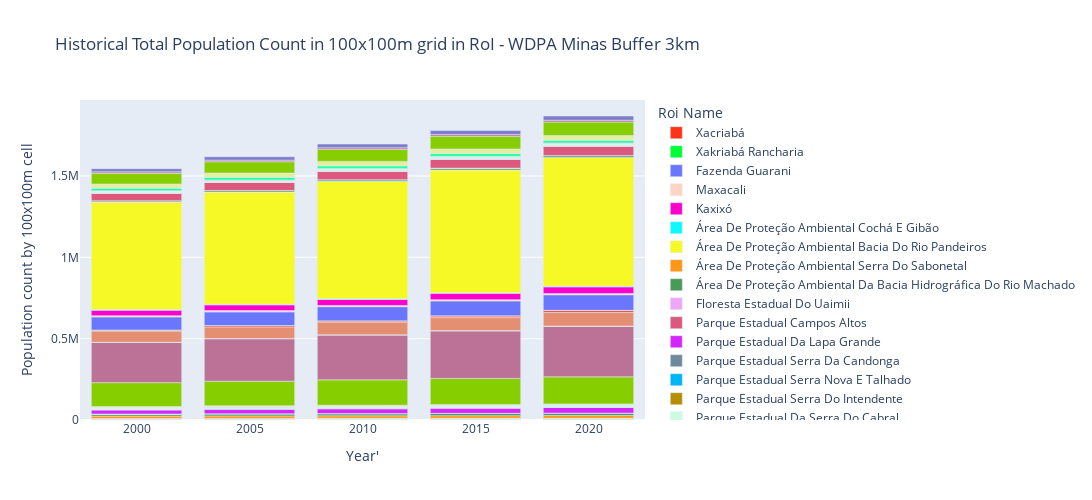

Write notebook code for a chart like this one.
### Code cell
# Subset by by buffer 3km
historical_popCount_buf3km_df = historical_popCount_df[historical_popCount_df['Region'] == 'Buffer 3Km']

# Bar Chart
fig_hist_pop00_20_buf3km = px.bar(historical_popCount_buf3km_df,
                                  x = historical_popCount_buf3km_df['Year'],
                                  y = historical_popCount_buf3km_df['sum'],
                                  color = roi_column_name,
                                  color_discrete_sequence=px.colors.qualitative.Light24,
                                  width=1400, height=500, 
                                  labels = {'Year': "Year'", "sum": "Population count by 100x100m cell"},
                                  title = "Historical Total Population Count in 100x100m grid in RoI - " + projectname + " Buffer 3km")

fig_hist_pop00_20_buf3km.update_layout(legend_title_text ='Roi Name')

### Figure 1 — Plotly figure (JSON) as saved in the notebook; plotly's stock layout.template omitted (floating-point values rounded to 4 significant figures)
{"data": [{"alignmentgroup": "True", "hovertemplate": "NAME=Xacriabá<br>Year'=%{x}<br>Population count by 100x100m cell=%{y}<extra></extra>", "legendgroup": "Xacriabá", "marker": {"color": "#FD3216", "pattern": {"shape": ""}}, "name": "Xacriabá", "offsetgroup": "Xacriabá", "orientation": "v", "showlegend": true, "textposition": "auto", "type": "bar", "x": [2000, 2000, 2005, 2005, 2010, 2010, 2015, 2015, 2020, 2020], "xaxis": "x", "y": [1712.0, 712.1, 1681.0, 627.4, 1934.0, 665.4, 1869.0, 679.9, 2060.0, 678.6], "yaxis": "y"}, {"alignmentgroup": "True", "hovertemplate": "NAME=Xakriabá Rancharia<br>Year'=%{x}<br>Population count by 100x100m cell=%{y}<extra></extra>", "legendgroup": "Xakriabá Rancharia", "marker": {"color": "#00FE35", "pattern": {"shape": ""}}, "name": "Xakriabá Rancharia", "offsetgroup": "Xakriabá Rancharia", "orientation": "v", "showlegend": true, "textposition": "auto", "type": "bar", "x": [2000, 2000, 2005, 2005, 2010, 2010, 2015, 2015, 2020, 2020], "xaxis": "x", "y": [751.7, 2187.0, 715.6, 2263.0, 762.0, 2481.0, 791.9, 2676.0, 800.1, 2840.0], "yaxis": "y"}, {"alignmentgroup": "True", "hovertemplate": "NAME=Fazenda Guarani<br>Year'=%{x}<br>Population count by 100x100m cell=%{y}<extra></extra>", "legendgroup": "Fazenda Guarani", "marker": {"color": "#6A76FC", "pattern": {"shape": ""}}, "name": "Fazenda Guarani", "offsetgroup": "Fazenda Guarani", "orientation": "v", "showlegend": true, "textposition": "auto", "type": "bar", "x": [2000, 2005, 2010, 2015, 2020], "xaxis": "x", "y": [921.1, 1032.0, 1051.0, 1113.0, 1210.0], "yaxis": "y"}, {"alignmentgroup": "True", "hovertemplate": "NAME=Maxacali<br>Year'=%{x}<br>Population count by 100x100m cell=%{y}<extra></extra>", "legendgroup": "Maxacali", "marker": {"color": "#FED4C4", "pattern": {"shape": ""}}, "name": "Maxacali", "offsetgroup": "Maxacali", "orientation": "v", "showlegend": true, "textposition": "auto", "type": "bar", "x": [2000, 2005, 2010, 2015, 2020], "xaxis": "x", "y": [312.7, 328.1, 335.1, 279.9, 329.5], "yaxis": "y"}, {"alignmentgroup": "True", "hovertemplate": "NAME=Kaxixó<br>Year'=%{x}<br>Population count by 100x100m cell=%{y}<extra></extra>", "legendgroup": "Kaxixó", "marker": {"color": "#FE00CE", "pattern": {"shape": ""}}, "name": "Kaxixó", "offsetgroup": "Kaxixó", "orientation": "v", "showlegend": true, "textposition": "auto", "type": "bar", "x": [2000, 2005, 2010, 2015, 2020], "xaxis": "x", "y": [104.7, 106.3, 102.2, 95.7, 93.92], "yaxis": "y"}, {"alignmentgroup": "True", "hovertemplate": "NAME=Área De Proteção Ambiental Cochá E Gibão<br>Year'=%{x}<br>Population count by 100x100m cell=%{y}<extra></extra>", "legendgroup": "Área De Proteção Ambiental Cochá E Gibão", "marker": {"color": "#0DF9FF", "pattern": {"shape": ""}}, "name": "Área De Proteção Ambiental Cochá E Gibão", "offsetgroup": "Área De Proteção Ambiental Cochá E Gibão", "orientation": "v", "showlegend": true, "textposition": "auto", "type": "bar", "x": [2000, 2005, 2010, 2015, 2020], "xaxis": "x", "y": [1157.0, 1194.0, 1186.0, 1338.0, 1306.0], "yaxis": "y"}, {"alignmentgroup": "True", "hovertemplate": "NAME=Área De Proteção Ambiental Bacia Do Rio Pandeiros<br>Year'=%{x}<br>Population count by 100x100m cell=%{y}<extra></extra>", "legendgroup": "Área De Proteção Ambiental Bacia Do Rio Pandeiros", "marker": {"color": "#F6F926", "pattern": {"shape": ""}}, "name": "Área De Proteção Ambiental Bacia Do Rio Pandeiros", "offsetgroup": "Área De Proteção Ambiental Bacia Do Rio Pandeiros", "orientation": "v", "showlegend": true, "textposition": "auto", "type": "bar", "x": [2000, 2005, 2010, 2015, 2020], "xaxis": "x", "y": [1597.0, 1718.0, 1708.0, 1729.0, 1714.0], "yaxis": "y"}, {"alignmentgroup": "True", "hovertemplate": "NAME=Área De Proteção Ambiental Serra Do Sabonetal<br>Year'=%{x}<br>Population count by 100x100m cell=%{y}<extra></extra>", "legendgroup": "Área De Proteção Ambiental Serra Do Sabonetal", "marker": {"color": "#FF9616", "pattern": {"shape": ""}}, "name": "Área De Proteção Ambiental Serra Do Sabonetal", "offsetgroup": "Área De Proteção Ambiental Serra Do Sabonetal", "orientation": "v", "showlegend": true, "textposition": "auto", "type": "bar", "x": [2000, 2005, 2010, 2015, 2020], "xaxis": "x", "y": [14550.0, 15460.0, 15610.0, 16230.0, 16600.0], "yaxis": "y"}, {"alignmentgroup": "True", "hovertemplate": "NAME=Área De Proteção Ambiental Da Bacia Hidrográfica Do Rio Machado<br>Year'=%{x}<br>Population count by 100x100m cell=%{y}<extra></extra>", "legendgroup": "Área De Proteção Ambiental Da Bacia Hidrográfica Do Rio Machado", "marker": {"color": "#479B55", "pattern": {"shape": ""}}, "name": "Área De Proteção Ambiental Da Bacia Hidrográfica Do Rio Machado", "offsetgroup": "Área De Proteção Ambiental Da Bacia Hidrográfica Do Rio Machado", "orientation": "v", "showlegend": true, "textposition": "auto", "type": "bar", "x": [2000, 2005, 2010, 2015, 2020], "xaxis": "x", "y": [12080.0, 12510.0, 12700.0, 13080.0, 13460.0], "yaxis": "y"}, {"alignmentgroup": "True", "hovertemplate": "NAME=Floresta Estadual Do Uaimii<br>Year'=%{x}<br>Population count by 100x100m cell=%{y}<extra></extra>", "legendgroup": "Floresta Estadual Do Uaimii", "marker": {"color": "#EEA6FB", "pattern": {"shape": ""}}, "name": "Floresta Estadual Do Uaimii", "offsetgroup": "Floresta Estadual Do Uaimii", "orientation": "v", "showlegend": true, "textposition": "auto", "type": "bar", "x": [2000, 2005, 2010, 2015, 2020], "xaxis": "x", "y": [688.0, 697.1, 687.4, 684.5, 711.4], "yaxis": "y"}, {"alignmentgroup": "True", "hovertemplate": "NAME=Parque Estadual Campos Altos<br>Year'=%{x}<br>Population count by 100x100m cell=%{y}<extra></extra>", "legendgroup": "Parque Estadual Campos Altos", "marker": {"color": "#DC587D", "pattern": {"shape": ""}}, "name": "Parque Estadual Campos Altos", "offsetgroup": "Parque Estadual Campos Altos", "orientation": "v", "showlegend": true, "textposition": "auto", "type": "bar", "x": [2000, 2005, 2010, 2015, 2020], "xaxis": "x", "y": [264.5, 273.7, 308.7, 291.3, 290.8], "yaxis": "y"}, {"alignmentgroup": "True", "hovertemplate": "NAME=Parque Estadual Da Lapa Grande<br>Year'=%{x}<br>Population count by 100x100m cell=%{y}<extra></extra>", "legendgroup": "Parque Estadual Da Lapa Grande", "marker": {"color": "#D626FF", "pattern": {"shape": ""}}, "name": "Parque Estadual Da Lapa Grande", "offsetgroup": "Parque Estadual Da Lapa Grande", "orientation": "v", "showlegend": true, "textposition": "auto", "type": "bar", "x": [2000, 2005, 2010, 2015, 2020], "xaxis": "x", "y": [25440.0, 27610.0, 29910.0, 32300.0, 35170.0], "yaxis": "y"}, {"alignmentgroup": "True", "hovertemplate": "NAME=Parque Estadual Serra Da Candonga<br>Year'=%{x}<br>Population count by 100x100m cell=%{y}<extra></extra>", "legendgroup": "Parque Estadual Serra Da Candonga", "marker": {"color": "#6E899C", "pattern": {"shape": ""}}, "name": "Parque Estadual Serra Da Candonga", "offsetgroup": "Parque Estadual Serra Da Candonga", "orientation": "v", "showlegend": true, "textposition": "auto", "type": "bar", "x": [2000, 2005, 2010, 2015, 2020], "xaxis": "x", "y": [294.0, 273.4, 285.1, 275.5, 344.1], "yaxis": "y"}, {"alignmentgroup": "True", "hovertemplate": "NAME=Parque Estadual Serra Nova E Talhado<br>Year'=%{x}<br>Population count by 100x100m cell=%{y}<extra></extra>", "legendgroup": "Parque Estadual Serra Nova E Talhado", "marker": {"color": "#00B5F7", "pattern": {"shape": ""}}, "name": "Parque Estadual Serra Nova E Talhado", "offsetgroup": "Parque Estadual Serra Nova E Talhado", "orientation": "v", "showlegend": true, "textposition": "auto", "type": "bar", "x": [2000, 2005, 2010, 2015, 2020], "xaxis": "x", "y": [2609.0, 2874.0, 2699.0, 2934.0, 2979.0], "yaxis": "y"}, {"alignmentgroup": "True", "hovertemplate": "NAME=Parque Estadual Serra Do Intendente<br>Year'=%{x}<br>Population count by 100x100m cell=%{y}<extra></extra>", "legendgroup": "Parque Estadual Serra Do Intendente", "marker": {"color": "#B68E00", "pattern": {"shape": ""}}, "name": "Parque Estadual Serra Do Intendente", "offsetgroup": "Parque Estadual Serra Do Intendente", "orientation": "v", "showlegend": true, "textposition": "auto", "type": "bar", "x": [2000, 2005, 2010, 2015, 2020], "xaxis": "x", "y": [759.7, 776.1, 734.3, 769.3, 750.4], "yaxis": "y"}, {"alignmentgroup": "True", "hovertemplate": "NAME=Parque Estadual Da Serra Do Cabral<br>Year'=%{x}<br>Population count by 100x100m cell=%{y}<extra></extra>", "legendgroup": "Parque Estadual Da Serra Do Cabral", "marker": {"color": "#C9FBE5", "pattern": {"shape": ""}}, "name": "Parque Estadual Da Serra Do Cabral", "offsetgroup": "Parque Estadual Da Serra Do Cabral", "orientation": "v", "showlegend": true, "textposition": "auto", "type": "bar", "x": [2000, 2005, 2010, 2015, 2020], "xaxis": "x", "y": [8493.0, 8707.0, 8853.0, 8990.0, 9089.0], "yaxis": "y"}, {"alignmentgroup": "True", "hovertemplate": "NAME=Parque Estadual Pau Furado<br>Year'=%{x}<br>Population count by 100x100m cell=%{y}<extra></extra>", "legendgroup": "Parque Estadual Pau Furado", "marker": {"color": "#FF0092", "pattern": {"shape": ""}}, "name": "Parque Estadual Pau Furado", "offsetgroup": "Parque Estadual Pau Furado", "orientation": "v", "showlegend": true, "textposition": "auto", "type": "bar", "x": [2000, 2005, 2010, 2015, 2020], "xaxis": "x", "y": [278.8, 294.5, 345.6, 318.2, 335.3], "yaxis": "y"}, {"alignmentgroup": "True", "hovertemplate": "NAME=Parque Estadual De Montezuma<br>Year'=%{x}<br>Population count by 100x100m cell=%{y}<extra></extra>", "legendgroup": "Parque Estadual De Montezuma", "marker": {"color": "#22FFA7", "pattern": {"shape": ""}}, "name": "Parque Estadual De Montezuma", "offsetgroup": "Parque Estadual De Montezuma", "orientation": "v", "showlegend": true, "textposition": "auto", "type": "bar", "x": [2000, 2005, 2010, 2015, 2020], "xaxis": "x", "y": [2271.0, 2459.0, 2585.0, 2763.0, 2916.0], "yaxis": "y"}, {"alignmentgroup": "True", "hovertemplate": "NAME=Parque Estadual Caminho Dos Gerais<br>Year'=%{x}<br>Population count by 100x100m cell=%{y}<extra></extra>", "legendgroup": "Parque Estadual Caminho Dos Gerais", "marker": {"color": "#E3EE9E", "pattern": {"shape": ""}}, "name": "Parque Estadual Caminho Dos Gerais", "offsetgroup": "Parque Estadual Caminho Dos Gerais", "orientation": "v", "showlegend": true, "textposition": "auto", "type": "bar", "x": [2000, 2005, 2010, 2015, 2020], "xaxis": "x", "y": [6162.0, 5903.0, 5837.0, 5572.0, 5430.0], "yaxis": "y"}, {"alignmentgroup": "True", "hovertemplate": "NAME=Estação Ecológica Do Cercadinho<br>Year'=%{x}<br>Population count by 100x100m cell=%{y}<extra></extra>", "legendgroup": "Estação Ecológica Do Cercadinho", "marker": {"color": "#86CE00", "pattern": {"shape": ""}}, "name": "Estação Ecológica Do Cercadinho", "offsetgroup": "Estação Ecológica Do Cercadinho", "orientation": "v", "showlegend": true, "textposition": "auto", "type": "bar", "x": [2000, 2005, 2010, 2015, 2020], "xaxis": "x", "y": [146400.0, 151200.0, 156100.0, 161000.0, 166300.0], "yaxis": "y"}, {"alignmentgroup": "True", "hovertemplate": "NAME=Parque Estadual Serra Verde<br>Year'=%{x}<br>Population count by 100x100m cell=%{y}<extra></extra>", "legendgroup": "Parque Estadual Serra Verde", "marker": {"color": "#BC7196", "pattern": {"shape": ""}}, "name": "Parque Estadual Serra Verde", "offsetgroup": "Parque Estadual Serra Verde", "orientation": "v", "showlegend": true, "textposition": "auto", "type": "bar", "x": [2000, 2005, 2010, 2015, 2020], "xaxis": "x", "y": [247100.0, 261000.0, 276100.0, 292600.0, 310700.0], "yaxis": "y"}, {"alignmentgroup": "True", "hovertemplate": "NAME=Krenak<br>Year'=%{x}<br>Population count by 100x100m cell=%{y}<extra></extra>", "legendgroup": "Krenak", "marker": {"color": "#7E7DCD", "pattern": {"shape": ""}}, "name": "Krenak", "offsetgroup": "Krenak", "orientation": "v", "showlegend": true, "textposition": "auto", "type": "bar", "x": [2000, 2005, 2010, 2015, 2020], "xaxis": "x", "y": [849.5, 817.5, 803.1, 786.2, 787.6], "yaxis": "y"}, {"alignmentgroup": "True", "hovertemplate": "NAME=Mundo Verde/Cachoeirinha<br>Year'=%{x}<br>Population count by 100x100m cell=%{y}<extra></extra>", "legendgroup": "Mundo Verde/Cachoeirinha", "marker": {"color": "#FC6955", "pattern": {"shape": ""}}, "name": "Mundo Verde/Cachoeirinha", "offsetgroup": "Mundo Verde/Cachoeirinha", "orientation": "v", "showlegend": true, "textposition": "auto", "type": "bar", "x": [2000, 2005, 2010, 2015, 2020], "xaxis": "x", "y": [91.63, 102.7, 100.9, 157.8, 124.1], "yaxis": "y"}, {"alignmentgroup": "True", "hovertemplate": "NAME=Rio Doce State Park<br>Year'=%{x}<br>Population count by 100x100m cell=%{y}<extra></extra>", "legendgroup": "Rio Doce State Park", "marker": {"color": "#E48F72", "pattern": {"shape": ""}}, "name": "Rio Doce State Park", "offsetgroup": "Rio Doce State Park", "orientation": "v", "showlegend": true, "textposition": "auto", "type": "bar", "x": [2000, 2005, 2010, 2015, 2020], "xaxis": "x", "y": [67780.0, 71560.0, 75570.0, 79970.0, 84710.0], "yaxis": "y"}, {"alignmentgroup": "True", "hovertemplate": "NAME=Parque Estadual Serra Do Sobrado<br>Year'=%{x}<br>Population count by 100x100m cell=%{y}<extra></extra>", "legendgroup": "Parque Estadual Serra Do Sobrado", "marker": {"color": "#FD3216", "pattern": {"shape": ""}}, "name": "Parque Estadual Serra Do Sobrado", "offsetgroup": "Parque Estadual Serra Do Sobrado", "orientation": "v", "showlegend": true, "textposition": "auto", "type": "bar", "x": [2000, 2005, 2010, 2015, 2020], "xaxis": "x", "y": [6460.0, 7290.0, 8313.0, 9393.0, 10570.0], "yaxis": "y"}, {"alignmentgroup": "True", "hovertemplate": "NAME=Parque Estadual Do Limoeiro<br>Year'=%{x}<br>Population count by 100x100m cell=%{y}<extra></extra>", "legendgroup": "Parque Estadual Do Limoeiro", "marker": {"color": "#00FE35", "pattern": {"shape": ""}}, "name": "Parque Estadual Do Limoeiro", "offsetgroup": "Parque Estadual Do Limoeiro", "orientation": "v", "showlegend": true, "textposition": "auto", "type": "bar", "x": [2000, 2005, 2010, 2015, 2020], "xaxis": "x", "y": [1396.0, 1520.0, 1547.0, 1629.0, 1712.0], "yaxis": "y"}, {"alignmentgroup": "True", "hovertemplate": "NAME=Área De Proteção Ambiental Serra Do Timóteo<br>Year'=%{x}<br>Population count by 100x100m cell=%{y}<extra></extra>", "legendgroup": "Área De Proteção Ambiental Serra Do Timóteo", "marker": {"color": "#6A76FC", "pattern": {"shape": ""}}, "name": "Área De Proteção Ambiental Serra Do Timóteo", "offsetgroup": "Área De Proteção Ambiental Serra Do Timóteo", "orientation": "v", "showlegend": true, "textposition": "auto", "type": "bar", "x": [2000, 2005, 2010, 2015, 2020], "xaxis": "x", "y": [79940.0, 83720.0, 87360.0, 91370.0, 95990.0], "yaxis": "y"}, {"alignmentgroup": "True", "hovertemplate": "NAME=Monumento Natural Municipal Serra Da Ferrugem<br>Year'=%{x}<br>Population count by 100x100m cell=%{y}<extra></extra>", "legendgroup": "Monumento Natural Municipal Serra Da Ferrugem", "marker": {"color": "#FED4C4", "pattern": {"shape": ""}}, "name": "Monumento Natural Municipal Serra Da Ferrugem", "offsetgroup": "Monumento Natural Municipal Serra Da Ferrugem", "orientation": "v", "showlegend": true, "textposition": "auto", "type": "bar", "x": [2000, 2005, 2010, 2015, 2020], "xaxis": "x", "y": [7969.0, 7813.0, 7481.0, 7439.0, 7252.0], "yaxis": "y"}, {"alignmentgroup": "True", "hovertemplate": "NAME=Refúgio Estadual De Vida Silvestre Libélulas Da Serra De São José<br>Year'=%{x}<br>Population count by 100x100m cell=%{y}<extra></extra>", "legendgroup": "Refúgio Estadual De Vida Silvestre Libélulas Da Serra De São José", "marker": {"color": "#FE00CE", "pattern": {"shape": ""}}, "name": "Refúgio Estadual De Vida Silvestre Libélulas Da Serra De São José", "offsetgroup": "Refúgio Estadual De Vida Silvestre Libélulas Da Serra De São José", "orientation": "v", "showlegend": true, "textposition": "auto", "type": "bar", "x": [2000, 2005, 2010, 2015, 2020], "xaxis": "x", "y": [33710.0, 35360.0, 37150.0, 39150.0, 41090.0], "yaxis": "y"}, {"alignmentgroup": "True", "hovertemplate": "NAME=Monumento Natural Estadual Vargem Da Pedra<br>Year'=%{x}<br>Population count by 100x100m cell=%{y}<extra></extra>", "legendgroup": "Monumento Natural Estadual Vargem Da Pedra", "marker": {"color": "#0DF9FF", "pattern": {"shape": ""}}, "name": "Monumento Natural Estadual Vargem Da Pedra", "offsetgroup": "Monumento Natural Estadual Vargem Da Pedra", "orientation": "v", "showlegend": true, "textposition": "auto", "type": "bar", "x": [2000, 2005, 2010, 2015, 2020], "xaxis": "x", "y": [3762.0, 3925.0, 4138.0, 4268.0, 4512.0], "yaxis": "y"}, {"alignmentgroup": "True", "hovertemplate": "NAME=Área De Proteção Ambiental Sul-Rmbh<br>Year'=%{x}<br>Population count by 100x100m cell=%{y}<extra></extra>", "legendgroup": "Área De Proteção Ambiental Sul-Rmbh", "marker": {"color": "#F6F926", "pattern": {"shape": ""}}, "name": "Área De Proteção Ambiental Sul-Rmbh", "offsetgroup": "Área De Proteção Ambiental Sul-Rmbh", "orientation": "v", "showlegend": true, "textposition": "auto", "type": "bar", "x": [2000, 2005, 2010, 2015, 2020], "xaxis": "x", "y": [660300.0, 689600.0, 721500.0, 754300.0, 790000.0], "yaxis": "y"}, {"alignmentgroup": "True", "hovertemplate": "NAME=Estação Ecológica  De Arêdes<br>Year'=%{x}<br>Population count by 100x100m cell=%{y}<extra></extra>", "legendgroup": "Estação Ecológica  De Arêdes", "marker": {"color": "#FF9616", "pattern": {"shape": ""}}, "name": "Estação Ecológica  De Arêdes", "offsetgroup": "Estação Ecológica  De Arêdes", "orientation": "v", "showlegend": true, "textposition": "auto", "type": "bar", "x": [2000, 2005, 2010, 2015, 2020], "xaxis": "x", "y": [249.9, 281.8, 316.8, 359.9, 403.4], "yaxis": "y"}, {"alignmentgroup": "True", "hovertemplate": "NAME=Floresta Estadual São Judas Tadeu<br>Year'=%{x}<br>Population count by 100x100m cell=%{y}<extra></extra>", "legendgroup": "Floresta Estadual São Judas Tadeu", "marker": {"color": "#479B55", "pattern": {"shape": ""}}, "name": "Floresta Estadual São Judas Tadeu", "offsetgroup": "Floresta Estadual São Judas Tadeu", "orientation": "v", "showlegend": true, "textposition": "auto", "type": "bar", "x": [2000, 2005, 2010, 2015, 2020], "xaxis": "x", "y": [7441.0, 8204.0, 9090.0, 10080.0, 11210.0], "yaxis": "y"}, {"alignmentgroup": "True", "hovertemplate": "NAME=Monumento Natural Estadual Serra Do Gambá<br>Year'=%{x}<br>Population count by 100x100m cell=%{y}<extra></extra>", "legendgroup": "Monumento Natural Estadual Serra Do Gambá", "marker": {"color": "#EEA6FB", "pattern": {"shape": ""}}, "name": "Monumento Natural Estadual Serra Do Gambá", "offsetgroup": "Monumento Natural Estadual Serra Do Gambá", "orientation": "v", "showlegend": true, "textposition": "auto", "type": "bar", "x": [2000, 2005, 2010, 2015, 2020], "xaxis": "x", "y": [898.8, 917.8, 892.0, 866.3, 824.3], "yaxis": "y"}, {"alignmentgroup": "True", "hovertemplate": "NAME=Parque Natural Municipal Do Intelecto<br>Year'=%{x}<br>Population count by 100x100m cell=%{y}<extra></extra>", "legendgroup": "Parque Natural Municipal Do Intelecto", "marker": {"color": "#DC587D", "pattern": {"shape": ""}}, "name": "Parque Natural Municipal Do Intelecto", "offsetgroup": "Parque Natural Municipal Do Intelecto", "orientation": "v", "showlegend": true, "textposition": "auto", "type": "bar", "x": [2000, 2005, 2010, 2015, 2020], "xaxis": "x", "y": [46640.0, 49130.0, 51880.0, 54790.0, 57820.0], "yaxis": "y"}, {"alignmentgroup": "True", "hovertemplate": "NAME=Parque Estadual Cerca Grande<br>Year'=%{x}<br>Population count by 100x100m cell=%{y}<extra></extra>", "legendgroup": "Parque Estadual Cerca Grande", "marker": {"color": "#D626FF", "pattern": {"shape": ""}}, "name": "Parque Estadual Cerca Grande", "offsetgroup": "Parque Estadual Cerca Grande", "orientation": "v", "showlegend": true, "textposition": "auto", "type": "bar", "x": [2000, 2005, 2010, 2015, 2020], "xaxis": "x", "y": [1259.0, 1399.0, 1490.0, 1525.0, 1640.0], "yaxis": "y"}, {"alignmentgroup": "True", "hovertemplate": "NAME=Monumento Natural Experiência Da Jaguara<br>Year'=%{x}<br>Population count by 100x100m cell=%{y}<extra></extra>", "legendgroup": "Monumento Natural Experiência Da Jaguara", "marker": {"color": "#6E899C", "pattern": {"shape": ""}}, "name": "Monumento Natural Experiência Da Jaguara", "offsetgroup": "Monumento Natural Experiência Da Jaguara", "orientation": "v", "showlegend": true, "textposition": "auto", "type": "bar", "x": [2000, 2005, 2010, 2015, 2020], "xaxis": "x", "y": [40.74, 55.95, 66.51, 60.43, 65.57], "yaxis": "y"}, {"alignmentgroup": "True", "hovertemplate": "NAME=Parque Estadual De Paracatu<br>Year'=%{x}<br>Population count by 100x100m cell=%{y}<extra></extra>", "legendgroup": "Parque Estadual De Paracatu", "marker": {"color": "#00B5F7", "pattern": {"shape": ""}}, "name": "Parque Estadual De Paracatu", "offsetgroup": "Parque Estadual De Paracatu", "orientation": "v", "showlegend": true, "textposition": "auto", "type": "bar", "x": [2000, 2005, 2010, 2015, 2020], "xaxis": "x", "y": [118.4, 121.5, 168.2, 167.0, 180.5], "yaxis": "y"}, {"alignmentgroup": "True", "hovertemplate": "NAME=Monumento Natural Estadual Várzea Da Lapa<br>Year'=%{x}<br>Population count by 100x100m cell=%{y}<extra></extra>", "legendgroup": "Monumento Natural Estadual Várzea Da Lapa", "marker": {"color": "#B68E00", "pattern": {"shape": ""}}, "name": "Monumento Natural Estadual Várzea Da Lapa", "offsetgroup": "Monumento Natural Estadual Várzea Da Lapa", "orientation": "v", "showlegend": true, "textposition": "auto", "type": "bar", "x": [2000, 2005, 2010, 2015, 2020], "xaxis": "x", "y": [1570.0, 1675.0, 2090.0, 2407.0, 2865.0], "yaxis": "y"}, {"alignmentgroup": "True", "hovertemplate": "NAME=Monumento Natural Estadual Gruta Rei Do Mato<br>Year'=%{x}<br>Population count by 100x100m cell=%{y}<extra></extra>", "legendgroup": "Monumento Natural Estadual Gruta Rei Do Mato", "marker": {"color": "#C9FBE5", "pattern": {"shape": ""}}, "name": "Monumento Natural Estadual Gruta Rei Do Mato", "offsetgroup": "Monumento Natural Estadual Gruta Rei Do Mato", "orientation": "v", "showlegend": true, "textposition": "auto", "type": "bar", "x": [2000, 2005, 2010, 2015, 2020], "xaxis": "x", "y": [9494.0, 10210.0, 11030.0, 11940.0, 12870.0], "yaxis": "y"}, {"alignmentgroup": "True", "hovertemplate": "NAME=Monumento Natural Estadual Peter Lund<br>Year'=%{x}<br>Population count by 100x100m cell=%{y}<extra></extra>", "legendgroup": "Monumento Natural Estadual Peter Lund", "marker": {"color": "#FF0092", "pattern": {"shape": ""}}, "name": "Monumento Natural Estadual Peter Lund", "offsetgroup": "Monumento Natural Estadual Peter Lund", "orientation": "v", "showlegend": true, "textposition": "auto", "type": "bar", "x": [2000, 2005, 2010, 2015, 2020], "xaxis": "x", "y": [2442.0, 2257.0, 2328.0, 2265.0, 2230.0], "yaxis": "y"}, {"alignmentgroup": "True", "hovertemplate": "NAME=Área De Proteção Ambiental Do Alto Do Mucuri<br>Year'=%{x}<br>Population count by 100x100m cell=%{y}<extra></extra>", "legendgroup": "Área De Proteção Ambiental Do Alto Do Mucuri", "marker": {"color": "#22FFA7", "pattern": {"shape": ""}}, "name": "Área De Proteção Ambiental Do Alto Do Mucuri", "offsetgroup": "Área De Proteção Ambiental Do Alto Do Mucuri", "orientation": "v", "showlegend": true, "textposition": "auto", "type": "bar", "x": [2000, 2005, 2010, 2015, 2020], "xaxis": "x", "y": [15800.0, 15850.0, 16140.0, 16410.0, 16740.0], "yaxis": "y"}, {"alignmentgroup": "True", "hovertemplate": "NAME=Parque Natural Municipal Das Andorinhas<br>Year'=%{x}<br>Population count by 100x100m cell=%{y}<extra></extra>", "legendgroup": "Parque Natural Municipal Das Andorinhas", "marker": {"color": "#E3EE9E", "pattern": {"shape": ""}}, "name": "Parque Natural Municipal Das Andorinhas", "offsetgroup": "Parque Natural Municipal Das Andorinhas", "orientation": "v", "showlegend": true, "textposition": "auto", "type": "bar", "x": [2000, 2005, 2010, 2015, 2020], "xaxis": "x", "y": [25630.0, 26360.0, 27170.0, 28130.0, 29030.0], "yaxis": "y"}, {"alignmentgroup": "True", "hovertemplate": "NAME=Parque Natural Municipal Da Serra De São Domingos<br>Year'=%{x}<br>Population count by 100x100m cell=%{y}<extra></extra>", "legendgroup": "Parque Natural Municipal Da Serra De São Domingos", "marker": {"color": "#86CE00", "pattern": {"shape": ""}}, "name": "Parque Natural Municipal Da Serra De São Domingos", "offsetgroup": "Parque Natural Municipal Da Serra De São Domingos", "orientation": "v", "showlegend": true, "textposition": "auto", "type": "bar", "x": [2000, 2005, 2010, 2015, 2020], "xaxis": "x", "y": [65470.0, 69530.0, 73670.0, 77990.0, 82510.0], "yaxis": "y"}, {"alignmentgroup": "True", "hovertemplate": "NAME=Parque Natural Municipal Da Biquinha<br>Year'=%{x}<br>Population count by 100x100m cell=%{y}<extra></extra>", "legendgroup": "Parque Natural Municipal Da Biquinha", "marker": {"color": "#BC7196", "pattern": {"shape": ""}}, "name": "Parque Natural Municipal Da Biquinha", "offsetgroup": "Parque Natural Municipal Da Biquinha", "orientation": "v", "showlegend": true, "textposition": "auto", "type": "bar", "x": [2000, 2005, 2010, 2015, 2020], "xaxis": "x", "y": [9312.0, 9869.0, 10180.0, 10760.0, 11170.0], "yaxis": "y"}, {"alignmentgroup": "True", "hovertemplate": "NAME=Parque Estadual Serra Do Ouro Branco<br>Year'=%{x}<br>Population count by 100x100m cell=%{y}<extra></extra>", "legendgroup": "Parque Estadual Serra Do Ouro Branco", "marker": {"color": "#7E7DCD", "pattern": {"shape": ""}}, "name": "Parque Estadual Serra Do Ouro Branco", "offsetgroup": "Parque Estadual Serra Do Ouro Branco", "orientation": "v", "showlegend": true, "textposition": "auto", "type": "bar", "x": [2000, 2005, 2010, 2015, 2020], "xaxis": "x", "y": [19440.0, 20840.0, 22590.0, 24330.0, 26140.0], "yaxis": "y"}], "layout": {"barmode": "relative", "height": 500, "legend": {"title": {"text": "Roi Name"}, "tracegroupgap": 0}, "title": {"text": "Historical Total Population Count in 100x100m grid in RoI - WDPA Minas Buffer 3km"}, "width": 1400, "xaxis": {"anchor": "y", "autorange": true, "domain": [0, 1], "range": [1998.0, 2022.0], "title": {"text": "Year'"}, "type": "linear"}, "yaxis": {"anchor": "x", "autorange": true, "domain": [0, 1], "range": [0, 1967000.0], "title": {"text": "Population count by 100x100m cell"}, "type": "linear"}}}
